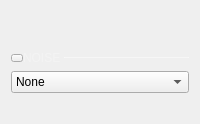
                <widget class="QWidget" name="wNoise" native="true">
                 <layout class="QVBoxLayout" name="verticalLayout_9">
                  <item>
                   <spacer name="verticalSpacer_2">
                    <property name="orientation">
                     <enum>Qt::Vertical</enum>
                    </property>
                    <property name="sizeHint" stdset="0">
                     <size>
                      <width>20</width>
                      <height>40</height>
                     </size>
                    </property>
                   </spacer>
                  </item>
                  <item>
                   <layout class="QHBoxLayout" name="horizontalLayout_8">
                    <property name="spacing">
                     <number>0</number>
                    </property>
                    <property name="topMargin">
                     <number>0</number>
                    </property>
                    <item>
                     <widget class="QPushButton" name="btnNoiseCollapse">
                      <property name="styleSheet">
                       <string notr="true">QPushButton {
  max-height: 6px;
  max-width: 10px;
  border-image: url(:/icons/sba_cmb_box_arrow.svg);
}

QPushButton:checked
{
  max-height: 10px;
  max-width:  6px;
border-image: url(:/icons/sba_cmb_box_arrow_right.svg);
}



</string>
                      </property>
                      <property name="text">
                       <string/>
                      </property>
                      <property name="checkable">
                       <bool>true</bool>
                      </property>
                      <property name="checked">
                       <bool>false</bool>
                      </property>
                     </widget>
                    </item>
                    <item>
                     <widget class="QLabel" name="lblNoise">
                      <property name="sizePolicy">
                       <sizepolicy hsizetype="Preferred" vsizetype="Preferred">
                        <horstretch>0</horstretch>
                        <verstretch>0</verstretch>
                       </sizepolicy>
                      </property>
                      <property name="styleSheet">
                       <string notr="true">  QLabel {
        font-size: 12px;
        color: rgba(255, 255, 255, 70);
    }</string>
                      </property>
                      <property name="text">
                       <string>NOISE </string>
                      </property>
                     </widget>
                    </item>
                    <item>
                     <widget class="Line" name="line">
                      <property name="sizePolicy">
                       <sizepolicy hsizetype="Expanding" vsizetype="Fixed">
                        <horstretch>0</horstretch>
                        <verstretch>0</verstretch>
                       </sizepolicy>
                      </property>
                      <property name="minimumSize">
                       <size>
                        <width>0</width>
                        <height>1</height>
                       </size>
                      </property>
                      <property name="maximumSize">
                       <size>
                        <width>16777215</width>
                        <height>1</height>
                       </size>
                      </property>
                      <property name="styleSheet">
                       <string notr="true">border: 1px solid rgba(255, 255, 255, 70);</string>
                      </property>
                      <property name="orientation">
                       <enum>Qt::Horizontal</enum>
                      </property>
                     </widget>
                    </item>
                   </layout>
                  </item>
                  <item>
                   <widget class="QComboBox" name="cbNoiseType">
                    <item>
                     <property name="text">
                      <string>None</string>
                     </property>
                    </item>
                    <item>
                     <property name="text">
                      <string>Uniform</string>
                     </property>
                    </item>
                    <item>
                     <property name="text">
                      <string>Gaussian</string>
                     </property>
                    </item>
                    <item>
                     <property name="text">
                      <string>Laplacian</string>
                     </property>
                    </item>
                    <item>
                     <property name="text">
                      <string>Impulse</string>
                     </property>
                    </item>
                   </widget>
                  </item>
                  <item>
                   <layout class="QHBoxLayout" name="horizontalLayout_5">
                    <property name="topMargin">
                     <number>0</number>
                    </property>
                    <item>
                     <spacer name="horizontalSpacer">
                      <property name="orientation">
                       <enum>Qt::Horizontal</enum>
                      </property>
                      <property name="sizeHint" stdset="0">
                       <size>
                        <width>40</width>
                        <height>20</height>
                       </size>
                      </property>
                     </spacer>
                    </item>
                   </layout>
                  </item>
                 </layout>
                </widget>
